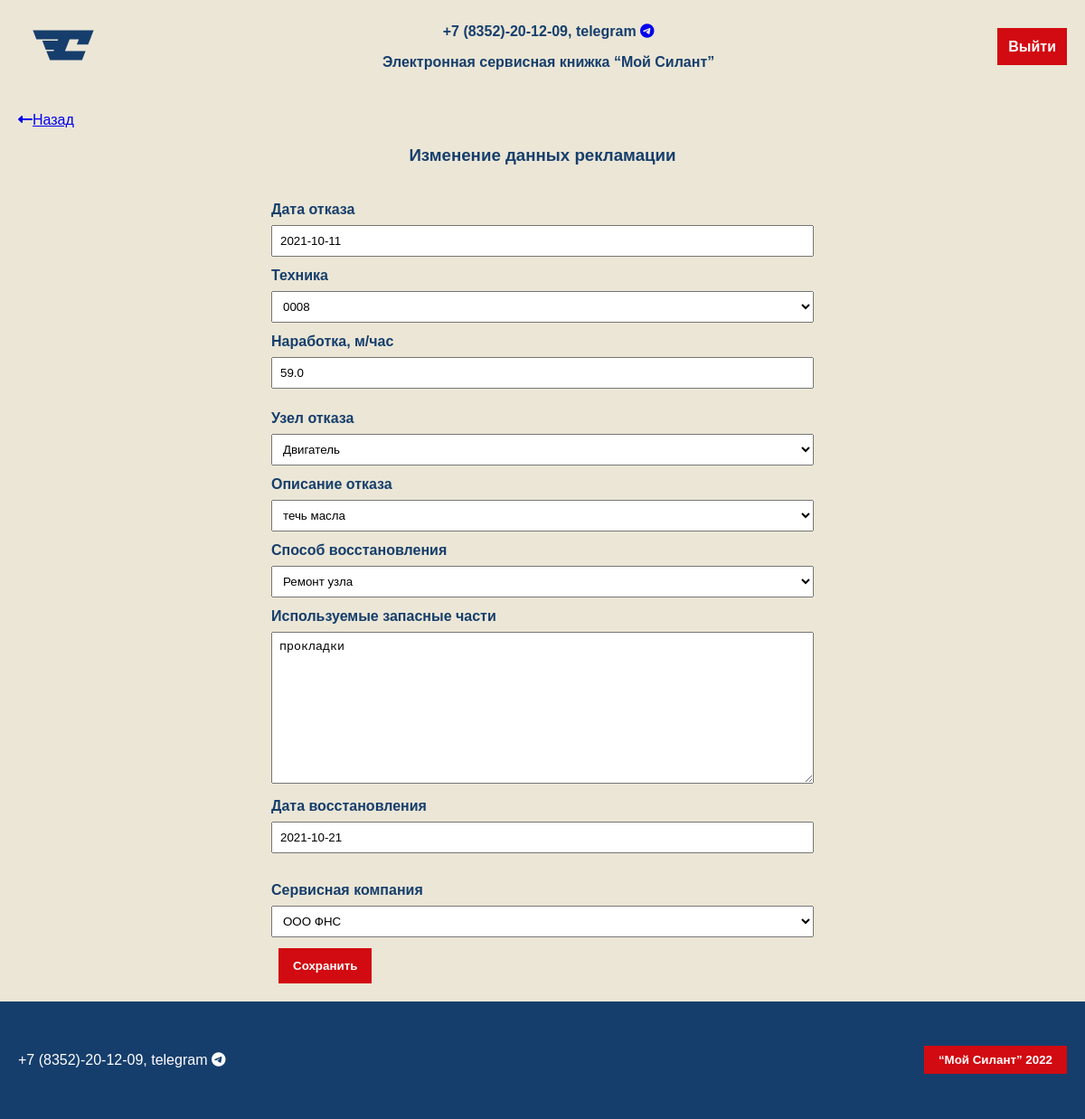
Screenshot of /claim/16/update (signed in) with the database file from the repository.
### app/models.py (models this page shows, shortened)
class Claim(models.Model):
    failure_date = models.DateField(verbose_name='Дата отказа', default=datetime.now)
    operating_time = models.FloatField(verbose_name='Наработка, м/час')
    failure_node = models.ForeignKey(FailureNode, on_delete=models.CASCADE, verbose_name='Узел отказа', related_name='failure_node')
    description_failure = models.ForeignKey(DescriptionFailure, verbose_name='Описание отказа', on_delete=models.CASCADE, related_name='description_failure')
    recovery_method = models.ForeignKey(RecoveryMethod, on_delete=models.CASCADE, verbose_name='Способ восстановления', related_name='recovery_method')
    used_spare_parts = models.TextField(verbose_name='Используемые запасные части')
    recovery_date = models.DateField(verbose_name='Дата восстановления', default=datetime.now)
    downtime = models.FloatField(verbose_name='Время простоя техники')
    vehicle = models.ForeignKey(Vehicle, on_delete=models.CASCADE, verbose_name='Техника')
    service_company = models.ForeignKey(ServiceCompany, on_delete=models.CASCADE, verbose_name='Сервисная компания')
    def downtime(self):
        deltatime = self.recovery_date - self.failure_date
        return deltatime.days
    class Meta:
        verbose_name = 'Рекламация'
        verbose_name_plural = 'Рекламации'

### app/views.py (the view)
# urls.py: path('claim/<pk>/update', ClaimUpdateView.as_view(), name='claim_update'),
class ClaimUpdateView(LoginRequiredMixin, UpdateView):
    permission_required = 'app.update_claim'
    model = Claim
    form_class = ClaimForm
    template_name = 'app/claim_update.html'
    success_url = reverse_lazy('claim_list')

### app/forms.py
class ClaimForm(forms.ModelForm):
    class Meta:
        model = Claim
        fields = '__all__'

### app/models.py (called while the page is built)
    def __str__(self):
        return f'{self.name}'

    def __str__(self):
        return f'{self.serial_number}'

    def __str__(self):
        return self.name

    def __str__(self):
        return self.name

    def __str__(self):
        return f'{self.name}'

### roles/models.py (called while the page is built)
    def __str__(self):
        return f'{self.first_name}'

### app/templates/app/claim_update.html (shortened to what this page needs)
{% extends 'base.html' %}
{% load static %}
{% block content %}
<a class="back-page" href="{% url 'claim_list' %}"><i class="fas fa-long-arrow-alt-left"></i>Назад</a>
<h3 style="text-align: center; margin-bottom: 40px;">Изменение данных рекламации</h3>
<form class="form" name="claimForm" method="post" action="{{request.path}}">
   <div><label for="id_failure_date">{{form.failure_date.label}}</label> {{form.failure_date}}</div>
    <div class="united">
        <label for="id_vehicle">{{form.vehicle.label}}</label> {{form.vehicle}}
        <label for="id_operating_time">{{form.operating_time.label}}</label> {{form.operating_time}}
    </div>
    <div><label for="id_failure_node">{{form.failure_node.label}}</label> {{form.failure_node}}</div>
    <div><label for="id_description_failure">{{form.description_failure.label}}</label> {{form.description_failure}}</div>
    <div><label for="id_recovery_method">{{form.recovery_method.label}}</label> {{form.recovery_method}}</div>
    <div><label for="id_used_spare_parts">{{form.used_spare_parts.label}}</label> {{form.used_spare_parts}}</div>
    <div class="united">
        <label for="id_recovery_date">{{form.recovery_date.label}}</label> {{form.recovery_date}}
    </div>
    <div><label for="id_service_company">{{form.service_company.label}}</label> {{form.service_company}}</div>
    <button type="submit">Сохранить</button>
</form>
{% endblock %}

### static/styles/header.css (style rules this page uses)
body { margin: 0; padding: 0; font-family: 'PT Astra Sans', sans-serif; background-color: #EBE6D6; color: #163E6C; }

### static/styles/main.css (style rules this page uses)
body { margin: 0; padding: 0; font-family: 'PT Astra Sans', sans-serif; background-color: #EBE6D6; margin-left: 10px; }
.form { max-width: 600px; margin: 0 auto; flex-direction: column; align-items: flex-start; }
.united { display: flex; flex-direction: column; justify-content: flex-start; margin-bottom: 12px; }
.form label { display: block; margin-bottom: 8px; font-weight: bold; color: #163E6C; }
.form input, .form select, .form textarea { width: 100%; padding: 8px; margin-bottom: 12px; box-sizing: border-box; }
button { background-color: #D20A11; color: white; border: none; padding: 12px 16px; cursor: pointer; font-weight: bold; margin-left: 8px; }

### static/styles/footer.css (style rules this page uses)
body { margin: 0; padding: 0; font-family: 'PT Astra Sans', sans-serif; min-height: 100vh; display: flex; flex-direction: column; }

### rows the page displays
Claim: failure_date "2021-10-11", vehicle "0008", operating_time "59.0", failure_node "Двигатель", description_failure "течь масла", recovery_method "Ремонт узла", used_spare_parts "прокладки", recovery_date "2021-10-21", service_company "ООО ФНС"
